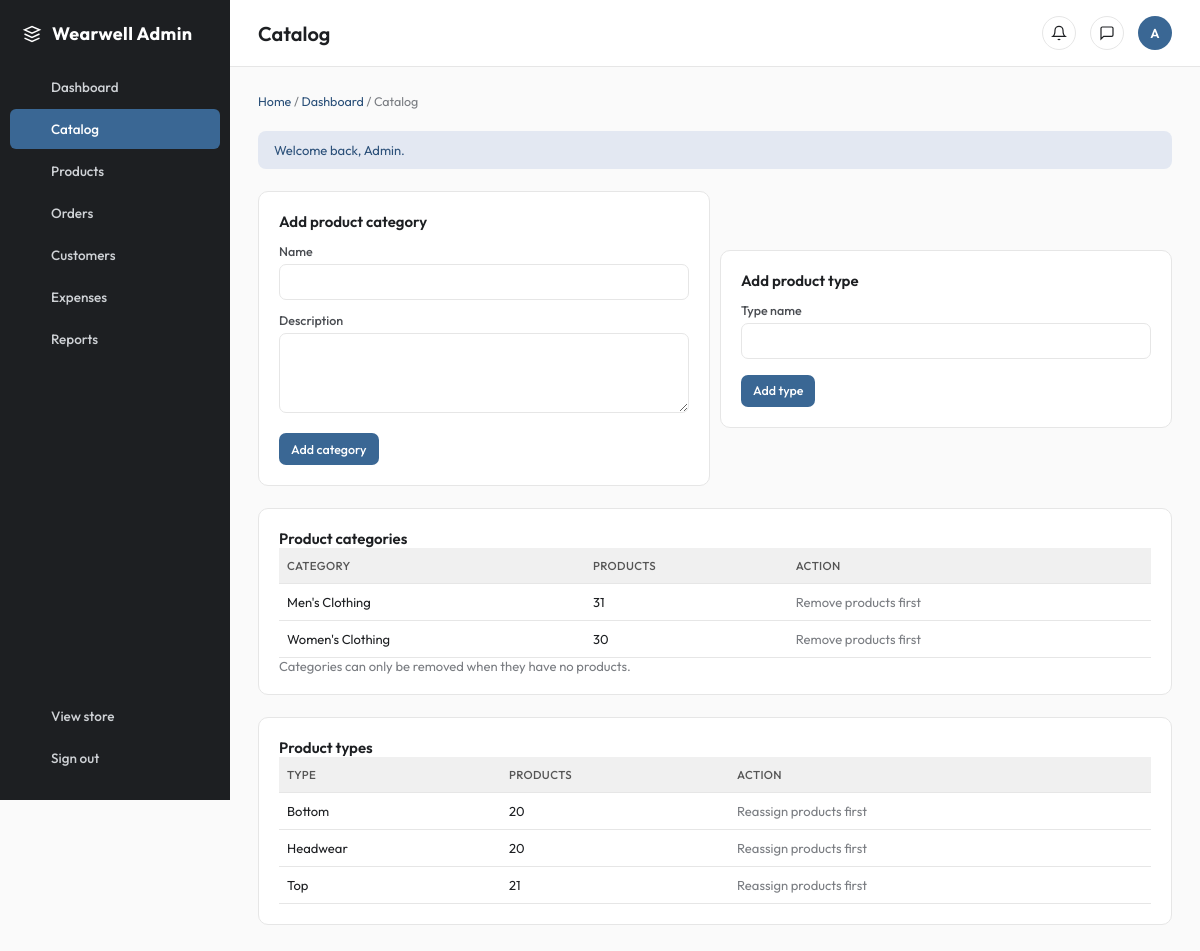
/admin/catalog.php (signed in), run on the app's committed database.
### tables this page shows
CREATE TABLE users (
    user_id BIGINT UNSIGNED AUTO_INCREMENT PRIMARY KEY,
    role_name ENUM('Customer', 'Admin') NOT NULL DEFAULT 'Customer',
    status_id TINYINT UNSIGNED NOT NULL,
    first_name VARCHAR(80) NOT NULL,
    last_name VARCHAR(80) NOT NULL,
    email VARCHAR(190) NOT NULL UNIQUE,
    password_hash VARCHAR(255) NOT NULL,
    phone VARCHAR(30) NULL,
    profile_photo VARCHAR(255) NULL,
    created_at TIMESTAMP NOT NULL DEFAULT CURRENT_TIMESTAMP,
    updated_at TIMESTAMP NOT NULL DEFAULT CURRENT_TIMESTAMP ON UPDATE CURRENT_TIMESTAMP,
    CONSTRAINT fk_users_status FOREIGN KEY (status_id) REFERENCES account_statuses (status_id)
);

CREATE TABLE product_categories (
    product_category_id INT UNSIGNED AUTO_INCREMENT PRIMARY KEY,
    category_name VARCHAR(100) NOT NULL UNIQUE,
    description TEXT NULL,
    is_active TINYINT(1) NOT NULL DEFAULT 1
);

CREATE TABLE product_types (
    product_type_id INT UNSIGNED AUTO_INCREMENT PRIMARY KEY,
    type_name VARCHAR(100) NOT NULL UNIQUE
);

### includes/functions.php (called while the page is built, shortened)
<?php
require_once __DIR__ . "/../config/database.php";
function e(mixed $value): string
{
    return htmlspecialchars((string) $value, ENT_QUOTES, "UTF-8");
}
function current_user(): ?array
{
    return $_SESSION["user"] ?? null;
}
function require_login(): void
{
    static $accountChecked = false;
    if ($accountChecked) {
        return;
    }
    global $pdo;
    $account = $pdo->prepare(
        "SELECT s.status_name,u.role_name
        FROM users u
        JOIN account_statuses s ON s.status_id=u.status_id
        WHERE u.user_id=?",
    );
    $account->execute([current_user()["id"]]);
}
if (current_user()) {
    require_login();
}

### admin/catalog.php (the view, shortened to what this page needs)
<?php
require_once __DIR__ . "/../includes/functions.php";
$cats = $pdo
    ->query(
        "SELECT pc.product_category_id,pc.category_name,COUNT(p.product_id) AS product_count
        FROM product_categories pc
        LEFT JOIN products p ON p.product_category_id=pc.product_category_id
        WHERE pc.is_active=1
        GROUP BY pc.product_category_id,pc.category_name
        ORDER BY pc.category_name",
    )
    ->fetchAll();
$types = $pdo
    ->query(
        "SELECT pt.product_type_id,pt.type_name,COUNT(p.product_id) AS product_count
        FROM product_types pt
        LEFT JOIN products p ON p.product_type_id=pt.product_type_id
        GROUP BY pt.product_type_id,pt.type_name
        ORDER BY pt.type_name",
    )
    ->fetchAll();
$pageTitle = "Catalog";
require __DIR__ . "/../includes/admin_header.php";
?>
<div class="row">
  <form class="form-card" method="post">
    <h2>Add product category</h2>
    <input type="hidden" name="csrf" value="<?= e(
        csrf_token(),
    ) ?>" /><input type="hidden" name="kind" value="category" /><label>Name</label><input name="category_name" /><label>Description</label
    ><textarea name="description"></textarea><button>Add category</button>
  </form>
  <form class="form-card" method="post">
    <h2>Add product type</h2>
    <input type="hidden" name="csrf" value="<?= e(
        csrf_token(),
    ) ?>" /><input type="hidden" name="kind" value="type" /><label>Type name</label><input name="type_name" /><button>Add type</button>
  </form>
</div>
<section class="card">
<h2>Product categories</h2>
<?php if ($cats): ?>
<table>
  <thead><tr><th>Category</th><th>Products</th><th>Action</th></tr></thead>
  <tbody>
    <?php foreach ($cats as $category): ?>
      <tr>
        <td><?= e($category["category_name"]) ?></td>
        <td><?= number_format((int) $category["product_count"]) ?></td>
        <td>
          <?php if ((int) $category["product_count"] === 0): ?>
            <form method="post" onsubmit="return confirm('Remove this category from the catalog?');">
              <input type="hidden" name="csrf" value="<?= e(csrf_token()) ?>">
              <input type="hidden" name="action" value="remove_category">
              <input type="hidden" name="product_category_id" value="<?= (int) $category[
                  "product_category_id"
              ] ?>">
              <button type="submit" class="secondary">Remove</button>
            </form>
          <?php else: ?>
            <span class="muted">Remove products first</span>
          <?php endif; ?>
        </td>
      </tr>
    <?php endforeach; ?>
  </tbody>
</table>
<?php else: ?>
<p class="empty-note">No categories yet. Add a category to start organizing products.</p>
<?php endif; ?>
<p class="empty-note">Categories can only be removed when they have no products.</p>
</section>
<section class="card">
<h2>Product types</h2>
<?php if ($types): ?>
<table>
  <thead><tr><th>Type</th><th>Products</th><th>Action</th></tr></thead>
  <tbody>
    <?php foreach ($types as $type): ?>
      <tr>
        <td><?= e($type["type_name"]) ?></td>
        <td><?= number_format((int) $type["product_count"]) ?></td>
        <td>
          <?php if ((int) $type["product_count"] === 0): ?>
            <form method="post" onsubmit="return confirm('Permanently remove this unused product type?');">
              <input type="hidden" name="csrf" value="<?= e(csrf_token()) ?>">
              <input type="hidden" name="action" value="remove_type">
              <input type="hidden" name="product_type_id" value="<?= (int) $type[
                  "product_type_id"
              ] ?>">
              <button type="submit" class="secondary">Remove</button>
            </form>
          <?php else: ?>
            <span class="muted">Reassign products first</span>
          <?php endif; ?>
        </td>
      </tr>
    <?php endforeach; ?>
  </tbody>
</table>
<?php else: ?>
<p class="empty-note">No product types yet.</p>
<?php endif; ?>
</section>
<?php require __DIR__ . "/../includes/admin_footer.php"; ?>

### includes/admin_header.php (shortened to what this page needs)
<?php
require_once __DIR__ . "/functions.php";
$pageTitle = $pageTitle ?? "Dashboard";
$notice = $_SESSION["flash"] ?? null;
$here = basename($_SERVER["SCRIPT_NAME"] ?? "index.php");
$initial = strtoupper(substr(current_user()["name"] ?? "A", 0, 1));
$icons = [
    "dashboard" =>
        '<rect x="3" y="3" width="7" height="7" rx="1"/><rect x="14" y="3" width="7" height="7" rx="1"/><rect x="3" y="14" width="7" height="7" rx="1"/><rect x="14" y="14" width="7" height="7" rx="1"/>',
    "catalog" =>
        '<path d="M4 7l8-4 8 4-8 4-8-4z"/><path d="M4 7v10l8 4 8-4V7"/>',
    "products" =>
        '<path d="M6 2l1 5h10l1-5"/><path d="M4 7h16l-1.5 13a2 2 0 0 1-2 2H7.5a2 2 0 0 1-2-2L4 7z"/>',
    "orders" =>
        '<circle cx="9" cy="20" r="1.4"/><circle cx="18" cy="20" r="1.4"/><path d="M2 3h2l2.6 13.2a2 2 0 0 0 2 1.6h8.8a2 2 0 0 0 2-1.6L21 7H6"/>',
    "users" =>
        '<circle cx="12" cy="8" r="3.4"/><path d="M4.5 20a7.5 7.5 0 0 1 15 0"/>',
    "expenses" => '<path d="M3 20h18"/><path d="M6 20V10M12 20V4M18 20V14"/>',
    "reports" =>
        '<path d="M4 19V5"/><path d="M4 19h16"/><path d="M8 19v-6M13 19v-9M18 19v-4"/>',
    "store" => '<path d="M3 10l9-7 9 7v10a1 1 0 0 1-1 1H4a1 1 0 0 1-1-1z"/>',
    "out" =>
        '<path d="M9 21H5a2 2 0 0 1-2-2V5a2 2 0 0 1 2-2h4"/><path d="M16 17l5-5-5-5M21 12H9"/>',
];
$links = [
    "index.php" => ["Dashboard", "dashboard"],
    "catalog.php" => ["Catalog", "catalog"],
    "products.php" => ["Products", "products"],
    "orders.php" => ["Orders", "orders"],
    "users.php" => ["Customers", "users"],
    "expenses.php" => ["Expenses", "expenses"],
    "reports.php" => ["Reports", "reports"],
];
?>
<!doctype html>
<html lang="en">
<head>
    <link
        rel="stylesheet"
        href="<?= APP_BASE ?>/assets/css/admin.css?v=<?= filemtime(
            __DIR__ . "/../assets/css/admin.css",
        ) ?>"
    >
</head>
<body>
<div class="wrap">
    <aside class="side">
        <div class="brand">
            <svg width="20" height="20" viewBox="0 0 24 24" fill="none" stroke="currentColor" stroke-width="1.8" aria-hidden="true">
                <path d="M3 7l9-4 9 4-9 4-9-4z"/>
                <path d="M3 12l9 4 9-4"/>
                <path d="M3 17l9 4 9-4"/>
            </svg>
            Wearwell Admin
        </div>
        <nav aria-label="Primary">
            <?php foreach ($links as $file => [$label, $icon]): ?>
                <a
                    href="<?= APP_BASE ?>/admin/<?= e($file) ?>"
                    <?= $here === $file
                        ? 'class="active" aria-current="page"'
                        : "" ?>
                >
                    <svg viewBox="0 0 24 24" aria-hidden="true"><?= $icons[
                        $icon
                    ] ?></svg>
                    <?= e($label) ?>
                </a>
            <?php endforeach; ?>
        </nav>
        <div class="spacer"></div>
        <nav aria-label="Account">
            <a href="<?= APP_BASE ?>/index.php">
                <svg viewBox="0 0 24 24" aria-hidden="true"><?= $icons[
                    "store"
                ] ?></svg>
                View store
            </a>
            <a href="<?= APP_BASE ?>/user/logout.php">
                <svg viewBox="0 0 24 24" aria-hidden="true"><?= $icons[
                    "out"
                ] ?></svg>
                Sign out
            </a>
        </nav>
    </aside>
    <div class="main">
        <header class="topbar">
            <h1><?= e($pageTitle) ?></h1>
            <div class="top-actions">
                <button type="button" class="icon-btn" aria-label="Notifications">
                    <svg viewBox="0 0 24 24" aria-hidden="true"><path d="M18 8a6 6 0 1 0-12 0c0 7-3 9-3 9h18s-3-2-3-9"/><path d="M13.7 21a2 2 0 0 1-3.4 0"/></svg>
                </button>
                <button type="button" class="icon-btn" aria-label="Messages">
                    <svg viewBox="0 0 24 24" aria-hidden="true"><path d="M21 15a2 2 0 0 1-2 2H7l-4 4V5a2 2 0 0 1 2-2h14a2 2 0 0 1 2 2z"/></svg>
                </button>
                <div class="avatar" title="<?= e(
                    current_user()["name"] ?? "",
                ) ?>"><?= e($initial) ?></div>
            </div>
        </header>
        <div class="content">
            <div class="crumb">
                <a href="<?= APP_BASE ?>/index.php">Home</a> /
                <?php if ($here === "index.php"): ?>
                    Dashboard
                <?php else: ?>
                    <a href="<?= APP_BASE ?>/admin/index.php">Dashboard</a> / <?= e(
    $pageTitle,
) ?>
                <?php endif; ?>
            </div>
            <?php if ($notice): ?>
                <div class="notice <?= e($notice[1]) ?>"><?= e(
    $notice[0],
) ?></div>
            <?php endif; ?>

### assets/css/admin.css (style rules this page uses)
* { box-sizing: border-box; }
body { margin: 0; font-family: "Outfit", system-ui, sans-serif; background: #fafafa; color: #1d1f22; }
a { color: #2b5079; text-decoration: none; }
.wrap { display: flex; min-height: 100vh; }
.side { width: 230px; flex: 0 0 230px; background: #1d1f22; color: #fff; display: flex; flex-direction: column; padding: 22px 0; position: sticky; top: 0; height: 100vh; overflow-y: auto; }
.side .brand { font-weight: 700; font-size: 18px; letter-spacing: 0.02em; padding: 0 22px 22px; display: flex; align-items: center; gap: 10px; color: #fff; }
.side nav { display: flex; flex-direction: column; gap: 2px; padding: 0 10px; }
.side a { display: flex; align-items: center; gap: 12px; padding: 11px 12px; border-radius: 6px; color: #cfd2d6; font-size: 13.5px; font-weight: 500; }
.side a svg { width: 17px; height: 17px; flex: 0 0 17px; stroke: currentColor; fill: none; stroke-width: 1.7; }
.side a.active { background: #3a6794; color: #fff; }
.side .spacer { flex: 1; }
.main { flex: 1; min-width: 0; display: flex; flex-direction: column; }
.topbar { display: flex; align-items: center; gap: 18px; padding: 16px 28px; background: #fff; border-bottom: 1px solid #e6e6e6; }
.topbar h1 { font-size: 20px; font-weight: 600; margin: 0; white-space: nowrap; }
.top-actions { display: flex; align-items: center; gap: 14px; margin-left: auto; }
.icon-btn { width: 34px; height: 34px; border-radius: 50%; border: 1px solid #e6e6e6; background: #fff; display: grid; place-items: center; cursor: pointer; color: #1d1f22; padding: 0; }
.icon-btn svg { width: 16px; height: 16px; stroke: currentColor; fill: none; stroke-width: 1.8; }
.avatar { width: 34px; height: 34px; border-radius: 50%; background: #3a6794; color: #fff; display: grid; place-items: center; font-size: 13px; font-weight: 600; }
.content { padding: 26px 28px; display: flex; flex-direction: column; gap: 22px; }
.crumb { font-size: 12.5px; color: #7a7d82; }
.crumb a { color: #2b5079; }
.card { background: #fff; border: 1px solid #e6e6e6; border-radius: 10px; padding: 20px; }
.card h2 { font-size: 15px; font-weight: 600; margin: 0 0 16px; }
table { width: 100%; border-collapse: collapse; font-size: 13px; }
th, td { text-align: left; padding: 10px 8px; border-bottom: 1px solid #e6e6e6; }
th { background: #f0f0f0; font-weight: 500; color: #555; font-size: 11.5px; text-transform: uppercase; letter-spacing: 0.03em; }
.empty-note { font-size: 13px; color: #7a7d82; margin: 0; }
.content h2 { font-size: 15px; font-weight: 600; margin: 0; }
.muted { color: #7a7d82; }
.form-card { background: #fff; border: 1px solid #e6e6e6; border-radius: 10px; padding: 20px; max-width: 640px; margin: 0; }
.form-card h2, .form-card h3 { margin: 0 0 6px; }
label { display: block; font-size: 12.5px; font-weight: 500; margin: 12px 0 5px; color: #4a4d52; }
input, select, textarea { width: 100%; padding: 9px 12px; border: 1px solid #e6e6e6; border-radius: 7px; font: inherit; font-size: 13px; background: #fff; color: #1d1f22; }
textarea { min-height: 80px; }
button, .button { display: inline-block; background: #3a6794; border: 0; border-radius: 7px; color: #fff; min-height: 32px; padding: 7px 12px; font: 500 12.5px "Outfit", sans-serif; line-height: 1.3; cursor: pointer; text-decoration: none; white-space: nowrap; }
.form-card button { margin-top: 16px; }
.row { display: flex; gap: 10px; align-items: center; flex-wrap: wrap; }
.row > * { flex: 1; }
.notice { padding: 11px 16px; background: #e3e8f2; color: #2b5079; border-radius: 8px; font-size: 13px; }

### data on the page
users: role_name "A"
product_categories: category_name "Men's Clothing", product_count "31"
product_categories: category_name "Women's Clothing", product_count "30"
product_types: type_name "Bottom", product_count "20"
product_types: type_name "Headwear", product_count "20"
product_types: type_name "Top", product_count "21"

### other printed values
$label "Dashboard"
$label "Catalog"
$label "Products"
$label "Orders"
$label "Customers"
$label "Expenses"
$label "Reports"
$pageTitle "Catalog"
$notice[0] "Welcome back, Admin."
